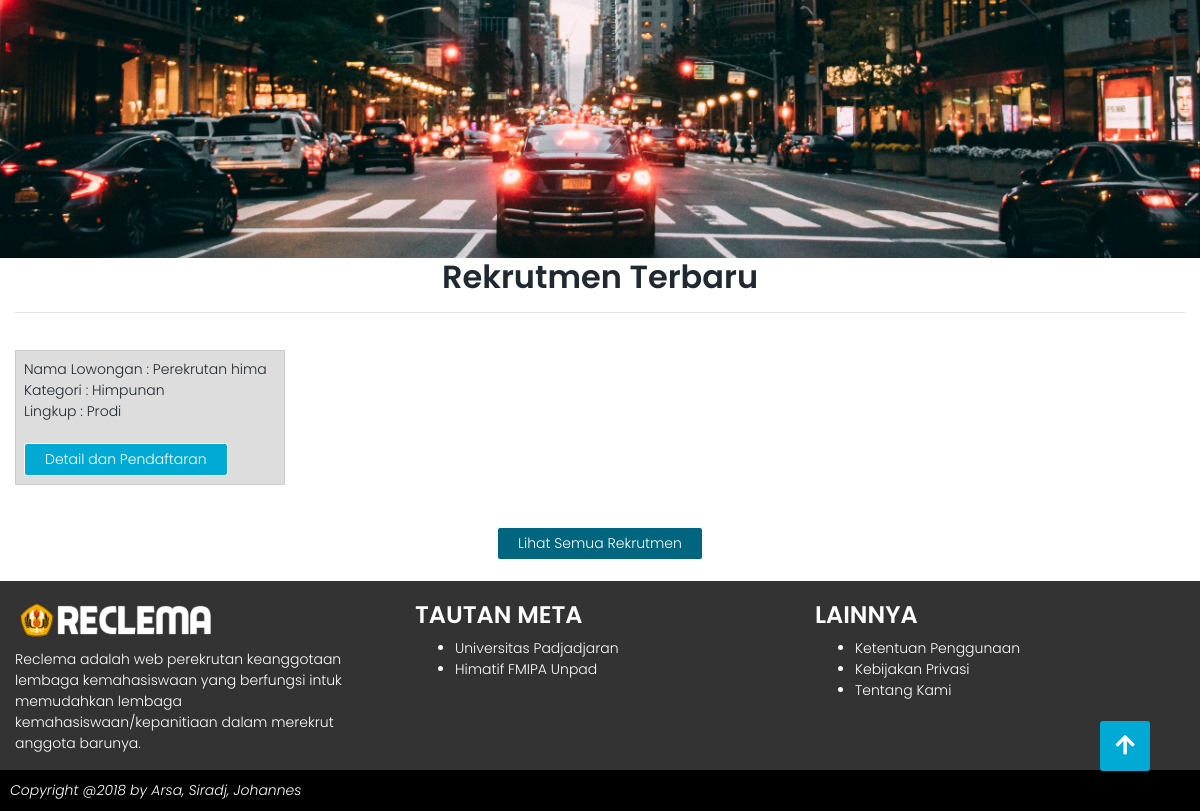
Before: /reclema/index.php (lower part) with the older database file.
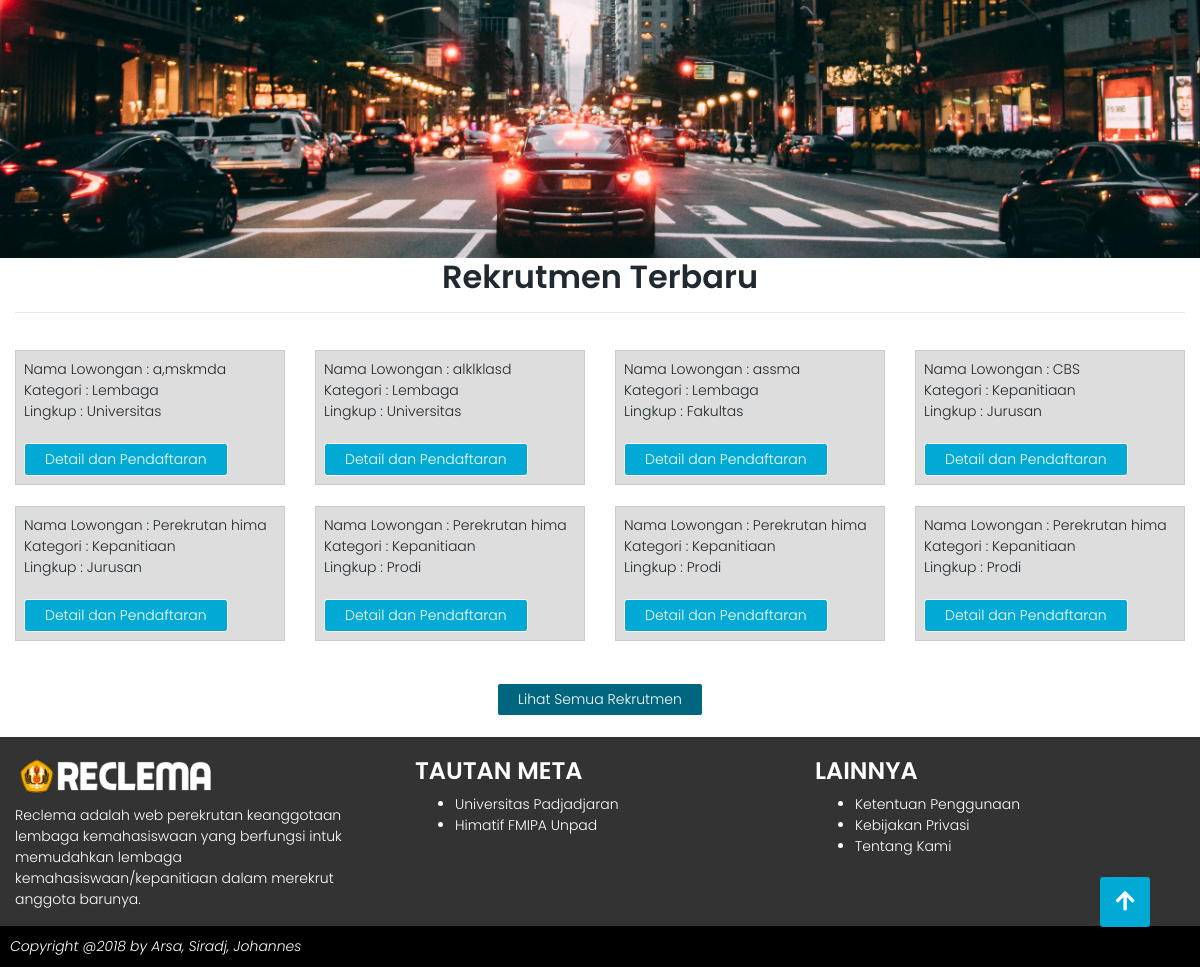
After: the same page with the newer database file.
### tables this page shows
CREATE TABLE `lowongan` (
  `id_lowongan` int(11) NOT NULL,
  `nama_lowongan` varchar(50) NOT NULL,
  `kategori_lowongan` char(20) NOT NULL,
  `lingkup_lowongan` char(20) NOT NULL,
  `prodi_lowongan` varchar(50) NOT NULL,
  `fakultas_lowongan` varchar(50) NOT NULL,
  `deskripsi_lowongan` text NOT NULL,
  `kontak_lowongan` varchar(100) NOT NULL,
  `username_lembaga` varchar(50) NOT NULL
);

### reclema/application/controllers/Home.php (called while the page is built, shortened)
<?php if ( ! defined('BASEPATH')) exit('No direct script access allowed');
class Home extends CI_Controller{
	function __construct(){
		$this->load->helper(array("html","form","url","text"));
		$this->load->model("Home_model");
	}
	public function index(){
		$data=[];
		$data['logout_url'] = base_url('index.php/masuk/logout');
		$data['action_pencarian'] = base_url('index.php/pencarian/kustom');
		$jdata=8;
		$data["hslquery"]=$this->Home_model->caridata($jdata);
		$this->load->view('home', $data);
	}
}

### reclema/index.php (called while the page is built, shortened)
<?php
require_once BASEPATH.'core/CodeIgniter.php';

### reclema/application/models/Home_model.php (called while the page is built, shortened)
<?php
class Home_model extends CI_Model{
	function caridata($jdata=2){
		$sqlstr="select * from lowongan ORDER BY id_lowongan DESC LIMIT ".$jdata;
		$hslquery=$this->db->query($sqlstr);
		return $hslquery;
	}
}
?>

### reclema/application/views/home.php (the view, shortened to what this page needs)
<?php
include "part/html_first.php";
?>
	<div class="slider">
		<div><a href="<?php echo site_url()?>detail_lowongan?id_lowongan=25"><img src="<?php echo base_url()?>/content/img1.jpg" href="<?php echo site_url()?>detail_lowongan?id_lowongan=25"></a></div>
	</div>
<div class="container-fluid">
	<div class="row">
		<div class="col-sm-12">
			<h2 align="center">Rekrutmen Terbaru</h2><hr><br>
		</div>
		<div class="col-sm-12">
				<div class="row">
					<?php
					foreach($hslquery->result() as $row){
						echo "<div class='col-sm-3'><tr>";
						echo "<table style='width:100%;'><td>";
						echo "Nama Lowongan : ".$row->nama_lowongan;
						echo br();
						echo "Kategori : ".$row->kategori_lowongan;
						echo br();
						echo "Lingkup : ".$row->lingkup_lowongan;
						echo br();
						$id_lowongan=$row->id_lowongan;
						echo "<br><a class='tombol tombolwarna2' href='".site_url()."/detail_lowongan?id_lowongan=".$id_lowongan."'>Detail dan Pendaftaran</a>";
						echo "</td>";
						echo "</tr></table><br></div>";
					}
					?>
				</div>
		<br>
		<center><a href="<?php echo site_url()?>/pencarian" class="tombol tombolwarna1"">Lihat Semua Rekrutmen</a></center>
		</div>
	</div>
	<br>
</div>
<?php
include "part/footer.php";
include "part/html_last.php";
?>

### reclema/application/views/part/html_first.php (shortened to what this page needs)
<!DOCTYPE html>
<html lang="en">
<head>
	<link rel="stylesheet" href="<?php echo base_url()?>/stylesheet/css/bootstrap.min.css">
	<link rel="stylesheet" href="<?php echo base_url()?>/stylesheet/ourcss.css">
	<link rel="stylesheet" href="https://use.fontawesome.com/releases/v5.4.1/css/all.css">
</head>
<body>

### reclema/application/views/part/footer.php
<div class="container-fluid">
	<div class="row" style="background: #333333ff; color: white; padding-top:20px" >
		<div class="col-sm-4">
			<a href="../index.php/home"><img src="<?php echo base_url()?>/content/reclema logo.png" width="200px" style="margin-bottom: 10px"></a>
			<p>Reclema adalah web perekrutan keanggotaan lembaga kemahasiswaan yang berfungsi intuk memudahkan lembaga kemahasiswaan/kepanitiaan dalam merekrut anggota barunya.</p>
		</div>
		<div class="col-sm-4">
			<h4 style="color: white">TAUTAN META</h4>
			<ul>
				<li><a href="https://paus.unpad.ac.id/">Universitas Padjadjaran</a></li>
				<li><a href="http://himatif.fmipa.unpad.ac.id/">Himatif FMIPA Unpad</a></li>
			</ul>
		</div>
		<div class="col-sm-4">
			<h4 style="color: white">LAINNYA</h4>
			<ul>
				<li><a href="<?php echo site_url()?>/ketentuan_penggunaan">Ketentuan Penggunaan</a></li>
				<li><a href="<?php echo site_url()?>/kebijakan_privasi">Kebijakan Privasi</a></li>
				<li><a href="<?php echo site_url()?>/tentang_kami">Tentang Kami</a></li>
			</ul>
		</div>
	</div>
</div>

### reclema/application/views/part/html_last.php
<div class="container-fluid" style="background: black; color: white; padding:10px">
	<i>Copyright @2018 by Arsa, Siradj, Johannes</i>
</div>
	<a class="gotopbtn" href="#"><i class="fas fa-arrow-up"></i></a>
</body>
</html>

### reclema/stylesheet/ourcss.css (style rules this page uses)
body { font-family: 'Poppins', sans-serif; font-weight: 300; font-size:14px; color: #20292f }
h1, h2, h3, h4, h5, h6 { font-family: 'Poppins', sans-serif; font-weight: 600; color: #20292f }
a { color: white }
html { scroll-behavior: smooth; }
.tombol { display: inline-block; text-align: center; vertical-align: middle; padding: 5px 20px 5px 20px; border: 1px solid; border-radius: 3px; transition: color 0.15s ease-in-out, background-color 0.15s ease-in-out, border-color 0.15s ease-in-out; }
.tombolwarna1 { color: white; background-color: #006680ff; border-color: white; }
.tombolwarna2 { color: white; background-color: #00aad4ff; border-color: white; }
.gotopbtn { position: fixed; width: 50px; height: 50px; background: #00aad4ff; bottom: 40px; right: 50px; text-decoration: none; text-align: center; line-height: 50px; color: white; font-size: 22px; border-radius:3px; }
img { max-width: 100%; }
td { border: 1px solid #ccc; text-align: left; padding: 8px; width: 100%; }

Changed rows visible on the page:
no longer on this page (row unchanged): lowongan: nama_lowongan "Perekrutan hima", kategori_lowongan "Himpunan", lingkup_lowongan "Prodi"
added lowongan: nama_lowongan "a,mskmda", kategori_lowongan "Lembaga", lingkup_lowongan "Universitas"
added lowongan: nama_lowongan "alklklasd", kategori_lowongan "Lembaga", lingkup_lowongan "Universitas"
added lowongan: nama_lowongan "assma", kategori_lowongan "Lembaga", lingkup_lowongan "Fakultas"
added lowongan: nama_lowongan "CBS", kategori_lowongan "Kepanitiaan", lingkup_lowongan "Jurusan"
added lowongan: nama_lowongan "Perekrutan hima", kategori_lowongan "Kepanitiaan", lingkup_lowongan "Jurusan"
added lowongan: nama_lowongan "Perekrutan hima", kategori_lowongan "Kepanitiaan", lingkup_lowongan "Prodi"
added lowongan: nama_lowongan "Perekrutan hima", kategori_lowongan "Kepanitiaan", lingkup_lowongan "Prodi"
added lowongan: nama_lowongan "Perekrutan hima", kategori_lowongan "Kepanitiaan", lingkup_lowongan "Prodi"
